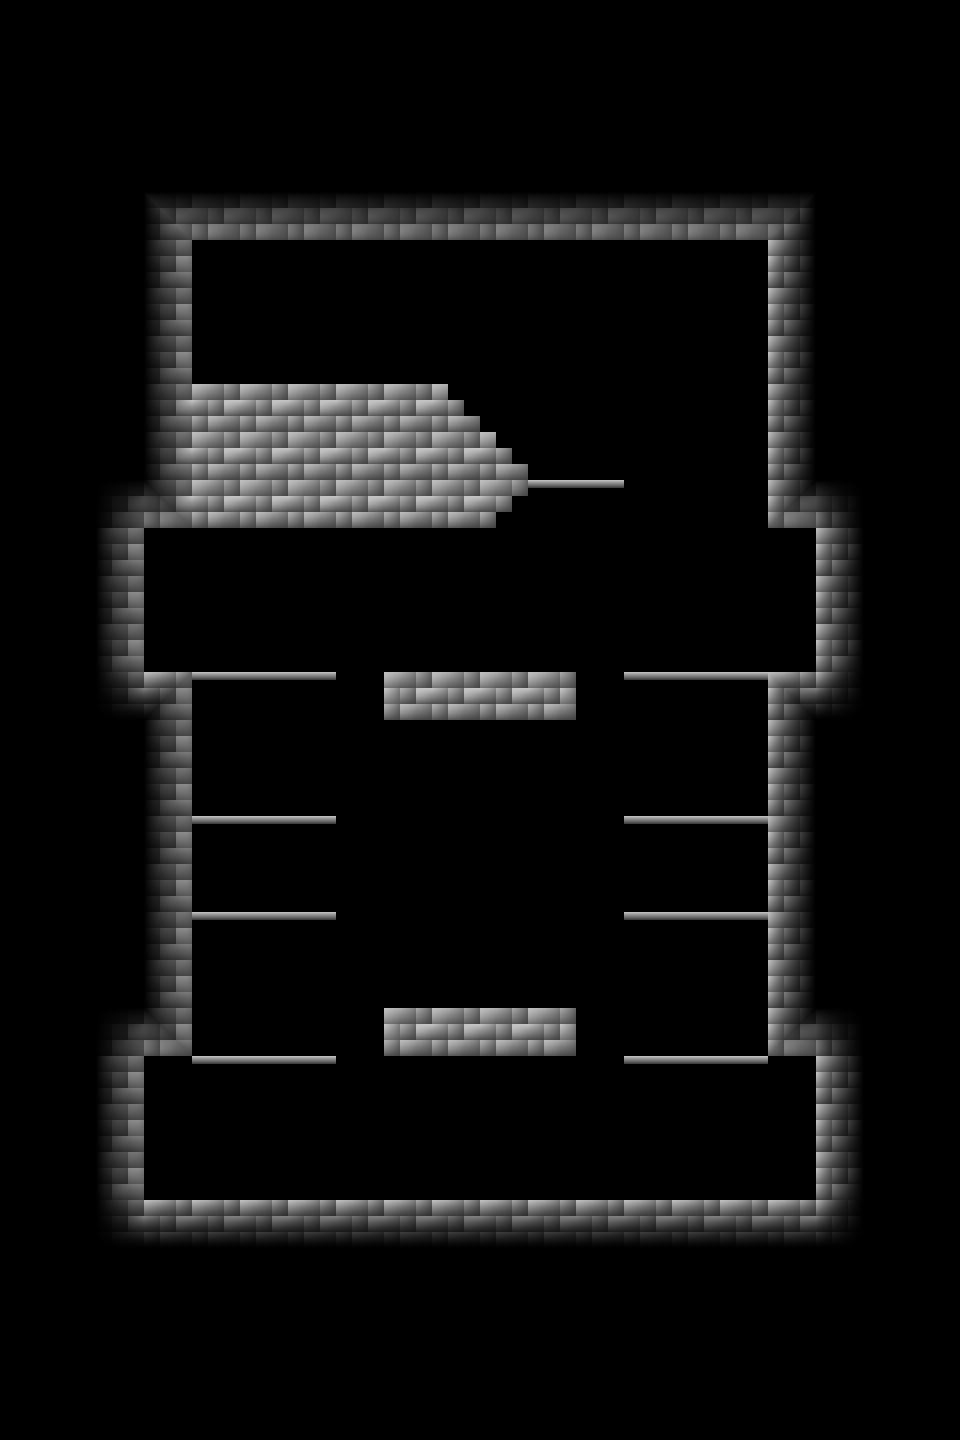

This game map was drawn from its Tiled (.tmx) file and the tilesets committed beside it. A one-line description and the trimmed map source follow:
An orthogonal 20x30 tile map with 48x48 px tiles, 11 tile layers (Ground, Shadows, ShadowConnections, TOP_LEFT, ...) and 30 objects (14x SolidCollision, 9x JumpThroughCollision, 4x Connection, PlayerSpawn, Door, ...).

<map version="1.4" tiledversion="1.4.3" orientation="orthogonal" renderorder="right-down" width="20" height="30" tilewidth="48" tileheight="48" infinite="0" nextlayerid="19" nextobjectid="46">
 <tileset firstgid="1" source="../../../tilesets/DungeonNormal.tsx" />
 <layer id="1" name="Ground" width="20" height="30">
  <data>[600 cells, 366 non-empty, 6 distinct tile ids]</data>
 </layer>
 <layer id="2" name="Shadows" width="20" height="30">
  <data>[600 cells, 312 non-empty, 11 distinct tile ids]</data>
 </layer>
 <layer id="3" name="ShadowConnections" width="20" height="30">
  <data>[600 cells, 60 non-empty, 5 distinct tile ids]</data>
 </layer>
 <layer id="5" name="TOP_LEFT" width="20" height="30">
  <data>[600 cells, 9 non-empty, 2 distinct tile ids]</data>
 </layer>
 <layer id="6" name="TOP_LEFTShadows" width="20" height="30">
  <data>[600 cells, 15 non-empty, 2 distinct tile ids]</data>
 </layer>
 <layer id="7" name="TOP_RIGHT" width="20" height="30">
  <data>[600 cells, 9 non-empty, 2 distinct tile ids]</data>
 </layer>
 <layer id="8" name="TOP_RIGHTShadows" width="20" height="30">
  <data>[600 cells, 15 non-empty, 2 distinct tile ids]</data>
 </layer>
 <layer id="9" name="BOTTOM_LEFT" width="20" height="30">
  <data>[600 cells, 9 non-empty, 2 distinct tile ids]</data>
 </layer>
 <layer id="10" name="BOTTOM_LEFTShadows" width="20" height="30">
  <data>[600 cells, 15 non-empty, 2 distinct tile ids]</data>
 </layer>
 <layer id="11" name="BOTTOM_RIGHT" width="20" height="30">
  <data>[600 cells, 9 non-empty, 2 distinct tile ids]</data>
 </layer>
 <layer id="12" name="BOTTOM_RIGHTShadows" width="20" height="30">
  <data>[600 cells, 15 non-empty, 2 distinct tile ids]</data>
 </layer>
 <objectgroup id="13" name="SolidCollisions">
  <object id="1" type="SolidCollision" x="0" y="0" width="960" height="240" />
  <object id="2" type="SolidCollision" x="0" y="240" width="192" height="288" />
  <object id="5" type="SolidCollision" x="192" y="384" width="256" height="144" />
  <object id="6" type="SolidCollision" x="448" y="400" width="16" height="128" />
  <object id="7" type="SolidCollision" x="464" y="416" width="16" height="112" />
  <object id="8" type="SolidCollision" x="480" y="432" width="16" height="96" />
  <object id="9" type="SolidCollision" x="496" y="448" width="16" height="64" />
  <object id="10" type="SolidCollision" x="512" y="464" width="16" height="32" />
  <object id="12" type="SolidCollision" x="768" y="240" width="192" height="288" />
  <object id="13" type="SolidCollision" x="0" y="672" width="192" height="384" />
  <object id="14" type="SolidCollision" x="768" y="672" width="192" height="384" />
  <object id="15" type="SolidCollision" x="384" y="672" width="192" height="48" />
  <object id="18" type="SolidCollision" x="384" y="1008" width="192" height="48" />
  <object id="19" type="SolidCollision" x="0" y="1200" width="960" height="240" />
 </objectgroup>
 <objectgroup id="14" name="JumpThroughCollisions">
  <object id="22" type="JumpThroughCollision" x="624" y="672" width="144" height="8" />
  <object id="23" type="JumpThroughCollision" x="624" y="816" width="144" height="8" />
  <object id="26" type="JumpThroughCollision" x="192" y="816" width="144" height="8" />
  <object id="27" type="JumpThroughCollision" x="192" y="672" width="144" height="8" />
  <object id="28" type="JumpThroughCollision" x="528" y="480" width="96" height="8" />
  <object id="40" type="JumpThroughCollision" x="192" y="1056" width="144" height="8" />
  <object id="41" type="JumpThroughCollision" x="624" y="1056" width="144" height="8" />
  <object id="42" type="JumpThroughCollision" x="624" y="912" width="144" height="8" />
  <object id="43" type="JumpThroughCollision" x="192" y="912" width="144" height="8" />
 </objectgroup>
 <objectgroup id="18" name="SpawnPoints">
  <object id="45" name="PlayerSpawn" type="PlayerSpawn" x="480" y="1200">
   <point />
  </object>
 </objectgroup>
 <objectgroup id="16" name="Connections">
  <object id="32" type="Connection" x="0" y="528" width="144" height="144">
   <properties>
    <property name="connectionPosition" value="TOP_LEFT" />
   </properties>
  </object>
  <object id="33" type="Connection" x="816" y="528" width="144" height="144">
   <properties>
    <property name="connectionPosition" value="TOP_RIGHT" />
   </properties>
  </object>
  <object id="34" type="Connection" x="816" y="1056" width="144" height="144">
   <properties>
    <property name="connectionPosition" value="BOTTOM_RIGHT" />
   </properties>
  </object>
  <object id="35" type="Connection" x="0" y="1056" width="144" height="144">
   <properties>
    <property name="connectionPosition" value="BOTTOM_LEFT" />
   </properties>
  </object>
 </objectgroup>
 <objectgroup id="17" name="Objects">
  <object id="36" name="Stone Door" type="Door" x="384" y="384">
   <properties>
    <property name="doorTypes" value="STONE" />
    <property name="images" value="tileEntities/normal/Stone.png" />
   </properties>
   <point />
  </object>
  <object id="37" name="Normal Chest" type="Chest" x="240" y="384">
   <properties>
    <property name="chestTypes" value="NORMAL" />
    <property name="images" value="tileEntities/normal/NormalChestClosed.png&amp;tileEntities/normal/NormalChestOpened.png" />
   </properties>
   <point />
  </object>
 </objectgroup>
</map>